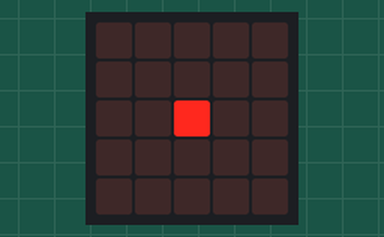
Simulated run of this program. Board: BBC micro:bit (MakeCode). Parts: the board's 5×5 LED display.

Above: at 0.2 s.
At 0.9 s:
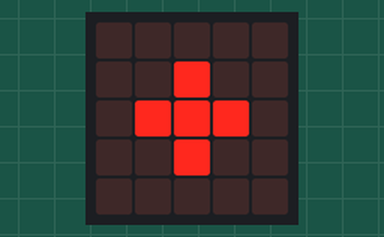
At 2.8 s:
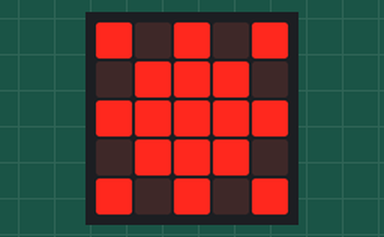
At 3.9 s:
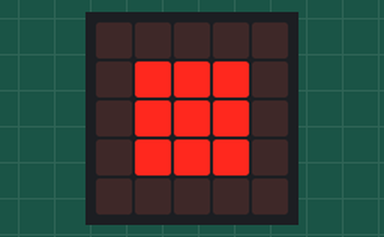

Measured:
- by itself, everything shown: repeats every 4.7 s, in 8 steps
- what the display in image 1 shows lasts 0.9 s, from 0.8 s to 1.7 s
- what the display in image 2 shows lasts 0.4 s, from 2.6 s to 3.0 s

The program:

main.ts
```typescript
basic.forever(function () {
    basic.showLeds(`
        . . . . .
        . . . . .
        . . # . .
        . . . . .
        . . . . .
        `)
    basic.showLeds(`
        . . . . .
        . . . . .
        . # # # .
        . . . . .
        . . . . .
        `)
    basic.showLeds(`
        . . . . .
        . . # . .
        . # # # .
        . . # . .
        . . . . .
        `)
    basic.pause(500)
    basic.showLeds(`
        . . . . .
        . # # # .
        . # # # .
        . # # # .
        . . . . .
        `)
    basic.pause(500)
    basic.showLeds(`
        # . # . #
        . # # # .
        # # # # #
        . # # # .
        # . # . #
        `)
    basic.showLeds(`
        . . . . .
        . # # # .
        . # # # .
        . # # # .
        . . . . .
        `)
    basic.showLeds(`
        # . # . #
        . # # # .
        # # # # #
        . # # # .
        # . # . #
        `)
    basic.showLeds(`
        . . . . .
        . # # # .
        . # # # .
        . # # # .
        . . . . .
        `)
    basic.pause(500)
})
```

test.ts
```typescript
// aquí va el archivo "tests"; esto no se compilará cuando este paquete se utilice como una extensión.
```
